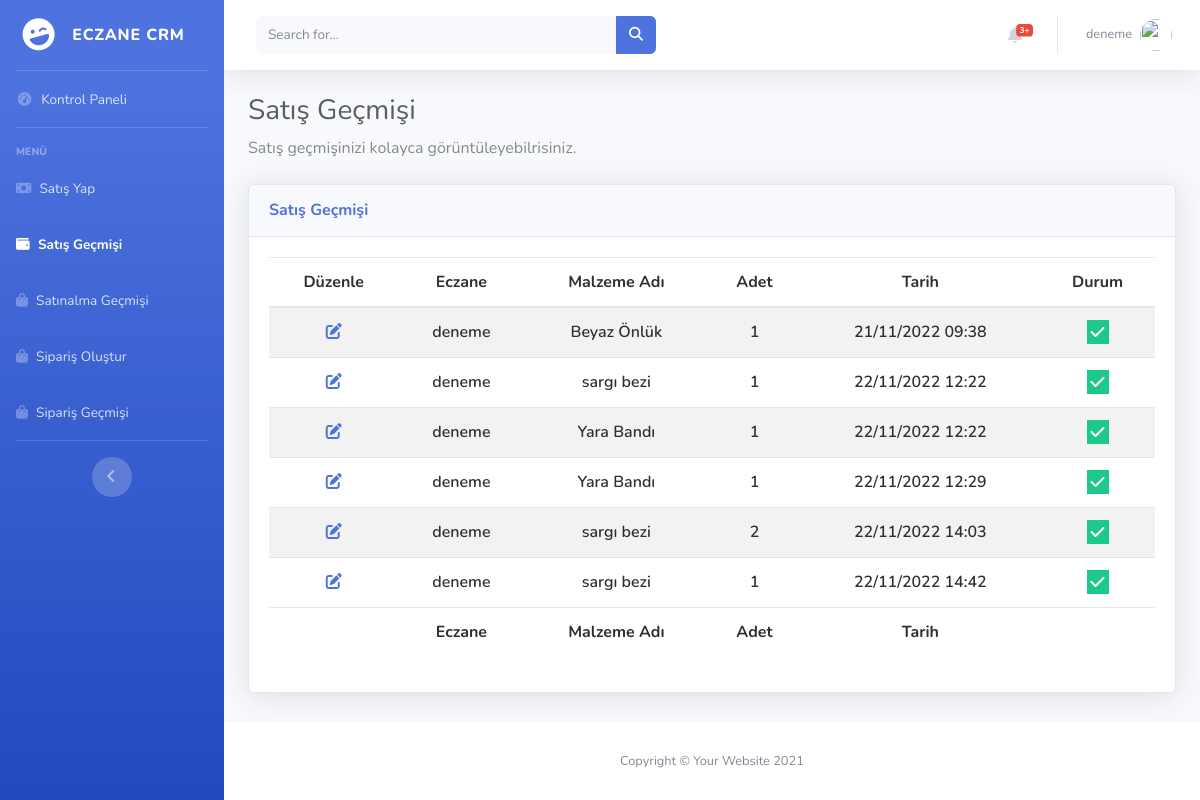
The page /sell/history (signed in) on the database its author committed.
### pharmacy/models.py (models this page shows, shortened)
class PharmacySell(models.Model):
    user = models.ForeignKey(User, on_delete=models.CASCADE)
    item_name = models.ForeignKey(Items, on_delete=models.SET_NULL,null=True)
    quantity=models.DecimalField(max_digits=10,decimal_places=2)
    status=models.BooleanField(default=True)
    created_at = models.DateTimeField(auto_now_add=True,null=True,blank=True)
    updated_at = models.DateTimeField(auto_now=True,null=True,blank=True)

### items/models.py (models this page shows)
class Items(models.Model):
    item_name=models.CharField(max_length=60)
    quantity=models.DecimalField(max_digits=10,decimal_places=2)
    status=models.BooleanField(default=True)
    created_at = models.DateTimeField(auto_now_add=True,null=True,blank=True)
    updated_at = models.DateTimeField(auto_now=True,null=True,blank=True)
    def __str__(self):
        return self.item_name

### pharmacy/views.py (the view)
# urls.py: path("sell/history",views.sell_history,name="sell_history"),
@login_required(login_url = "accounts:signin")
def sell_history(request):
    items=PharmacySell.objects.filter(user=request.user)
    return render(request,"sell_history.html",{"items":items})

### pharmacy/templates/sell_history.html (shortened to what this page needs)
{% extends 'layout.html' %}
{% load static %}
{% block css %}
    <link href="https://cdn.datatables.net/1.12.1/css/dataTables.bootstrap5.min.css" rel="stylesheet"/>
    <link href="https://cdn.datatables.net/responsive/2.3.0/css/responsive.bootstrap5.min.css" rel="stylesheet" />
    <link href="https://cdn.datatables.net/buttons/2.2.3/css/buttons.dataTables.min.css" rel="stylesheet"/>
<link
  rel="stylesheet"
  href="https://cdnjs.cloudflare.com/ajax/libs/font-awesome/6.2.0/css/all.min.css"
/>
<link rel="stylesheet" href="{% static 'css/datatables_file.css'%}">
{% endblock  %}
{% block body %}
                <div class="container-fluid">
                    <h1 class="h3 mb-2 text-gray-800">Satış Geçmişi</h1>
                    <p class="mb-4">Satış geçmişinizi kolayca görüntüleyebilrisiniz.</p>
                    <div class="card shadow mb-4">
                        <div class="card-header py-3">
                            <h6 class="m-0 font-weight-bold text-primary"> Satış Geçmişi
                             </h6>
                        </div>
                        <div class="card-body">
                            <div class="table-responsive">
                                <table
                                id="example"
                                class="table table-striped nowrap"
                                style="width: 100%!important">
                                <thead>
                                    <tr>
                                      <th data-priority="1">Düzenle</th>
                                      <th data-priority="2">Eczane</th>
                                      <th data-priority="3">Malzeme Adı</th>
                                      <th data-priority="4">Adet</th>
                                      <th data-priority="5">Tarih</th>
                                      <th data-priority="6">Durum</th>
                                    </tr>
                                  </thead>
                                  <tbody>
                                    {% for item in items %}
                                    <tr>
                                      <td>
                                        <a href="{% url 'items:edit_item' item.id %}">
                                          <i
                                            class="fa fa-pen-to-square fa-1x text-primary text-btn-size"
                                          ></i>
                                        </a>
                                      </td>
                                      <td>{{item.user}}</td>
                                      <td>{{item.item_name}}</td>
                                      <td>
                                        {{ item.quantity | stringformat:'d' }}
                                      </td>
                                      <td>
                                        {{item.created_at|date:"d/m/Y H:i"}}
                                      </td>
                                      <td>
                                        {% if item.status %}
                                        <i class="fa fa-check bg-success text-white p-1"></i>
                                        {% else %}
                                        <i class="fa fa-xmark bg-danger text-white p-1 px-2"></i>
                                        {% endif %}
                                      </td>
                                    </tr>
                                    {% endfor %}
                                  </tbody>
                                  <tfoot>
                                    <tr >
                                      <th ></th>
                                      <th>Eczane</th>
                                      <th>Malzeme Adı</th>
                                      <th>Adet</th>
                                      <th>Tarih</th>
                                      <th></th>
                                    </tr>
                                  </tfoot>
                                </table>
                            </div>
                        </div>
                    </div>
                </div>
{% endblock  %}

### templates/includes/topbar.html (shortened to what this page needs)
          {% load static %}
                    <nav class="navbar navbar-expand navbar-light bg-white topbar mb-4 static-top shadow">
                        <form
                            class="d-none d-sm-inline-block form-inline mr-auto ml-md-3 my-2 my-md-0 mw-100 navbar-search">
                            <div class="input-group">
                                <input type="text" class="form-control bg-light border-0 small" placeholder="Search for..."
                                    aria-label="Search" aria-describedby="basic-addon2">
                                <div class="input-group-append">
                                    <button class="btn btn-primary" type="button">
                                        <i class="fas fa-search fa-sm"></i>
                                    </button>
                                </div>
                            </div>
                        </form>
                        <ul class="navbar-nav ml-auto">
                            <li class="nav-item dropdown no-arrow mx-1">
                                <a class="nav-link dropdown-toggle" href="#" id="alertsDropdown" role="button"
                                    data-toggle="dropdown" aria-haspopup="true" aria-expanded="false">
                                    <i class="fas fa-bell fa-fw"></i>
                                    <span class="badge badge-danger badge-counter">3+</span>
                                </a>
                            </li>
                            <li class="nav-item dropdown no-arrow">
                                <a class="nav-link dropdown-toggle" href="#" id="userDropdown" role="button"
                                    data-toggle="dropdown" aria-haspopup="true" aria-expanded="false">
                                    {% if user.is_authenticated %}
                                    <span class="mr-2 d-none d-lg-inline text-gray-600 small">{{user.username}}</span>
                                    {% endif %}
                                    <img class="img-profile rounded-circle"
                                        src="{% static 'img/Eric-cartman.png' %}">
                                </a>
                            </li>
                        </ul>
                    </nav>

### static/css/datatables_file.css (style rules this page uses)
tr { height: 2.2rem!important; font-weight: 600; color: rgb(49, 48, 48); }
table#example th , table#example tr , table#example td , table#example thead { text-align:center!important; }

### rows shown on the page
PharmacySell: user "deneme", item_name "Beyaz Önlük", quantity "1", created_at "21/11/2022 09:38", status True (drawn)
PharmacySell: user "deneme", item_name "sargı bezi", quantity "1", created_at "22/11/2022 12:22", status True (drawn)
PharmacySell: user "deneme", item_name "Yara Bandı", quantity "1", created_at "22/11/2022 12:22", status True (drawn)
PharmacySell: user "deneme", item_name "Yara Bandı", quantity "1", created_at "22/11/2022 12:29", status True (drawn)
PharmacySell: user "deneme", item_name "sargı bezi", quantity "2", created_at "22/11/2022 14:03", status True (drawn)
PharmacySell: user "deneme", item_name "sargı bezi", quantity "1", created_at "22/11/2022 14:42", status True (drawn)

### other values the page prints
{{ user.username }} "deneme"
